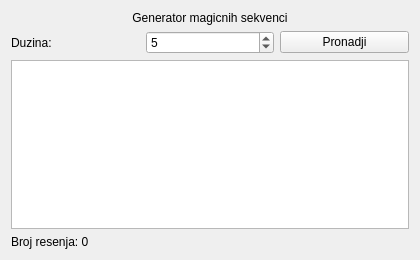
<?xml version="1.0" encoding="UTF-8"?>
<ui version="4.0">
 <class>MagicSequenceForm</class>
 <widget class="QWidget" name="MagicSequenceForm">
  <property name="geometry">
   <rect>
    <x>0</x>
    <y>0</y>
    <width>420</width>
    <height>260</height>
   </rect>
  </property>
  <property name="windowTitle">
   <string>Magicna sekvenca</string>
  </property>
  <layout class="QVBoxLayout" name="verticalLayout">
   <item>
    <widget class="QLabel" name="labelTitle">
     <property name="text">
      <string>Generator magicnih sekvenci</string>
     </property>
     <property name="alignment">
      <set>Qt::AlignCenter</set>
     </property>
    </widget>
   </item>
   <item>
    <layout class="QHBoxLayout" name="inputLayout">
     <item>
      <widget class="QLabel" name="labelLength">
       <property name="text">
        <string>Duzina:</string>
       </property>
      </widget>
     </item>
     <item>
      <widget class="QSpinBox" name="spinLength">
       <property name="minimum">
        <number>1</number>
       </property>
       <property name="maximum">
        <number>8</number>
       </property>
       <property name="value">
        <number>5</number>
       </property>
      </widget>
     </item>
     <item>
      <widget class="QPushButton" name="buttonSolve">
       <property name="text">
        <string>Pronadji</string>
       </property>
      </widget>
     </item>
    </layout>
   </item>
   <item>
    <widget class="QListWidget" name="listSolutions"/>
   </item>
   <item>
    <widget class="QLabel" name="labelStatus">
     <property name="text">
      <string>Broj resenja: 0</string>
     </property>
    </widget>
   </item>
  </layout>
 </widget>
 <resources/>
 <connections/>
</ui>
